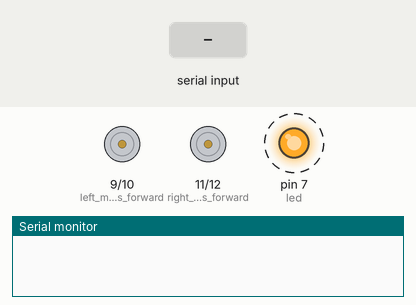
The sketch below on a simulated Arduino Uno, built with avr-gcc and run on an emulated ATmega328P. Shown: motor-driver pin pairs drawn as motors (green arrow = first pin HIGH = forward, orange = second pin HIGH = backward, longer = more drive), output pins drawn as LEDs (lit = HIGH), the last lines printed to the serial monitor. Dashed ring = blinking. Inputs (shaded band) come from the test bench.

Above: at 3.0 s.
3.1 s: "1" received over Serial
At 5.0 s:
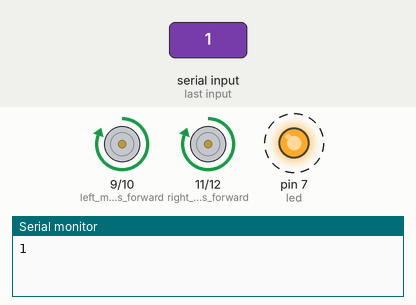
6.1 s: "2" received over Serial
At 6.6 s:
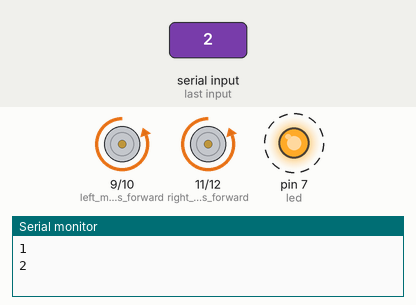
9.1 s: "3" received over Serial
At 11.0 s:
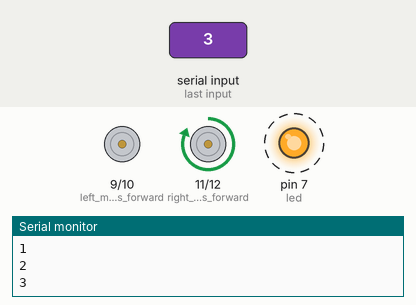
12.1 s: "4" received over Serial
At 13.4 s:
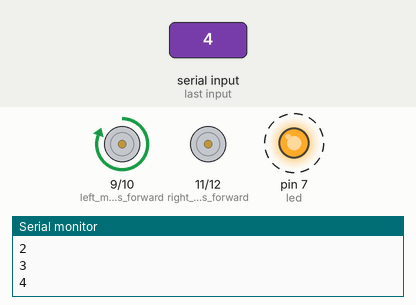
15.1 s: "5" received over Serial
At 18.6 s:
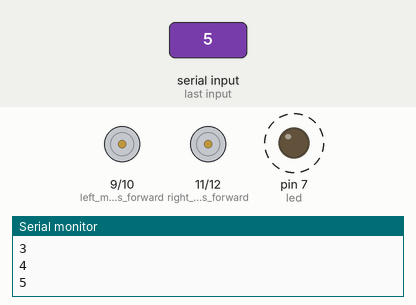
Timing chart, 0 to 19.1 s (numbered marks = the images above; inputs shaded):
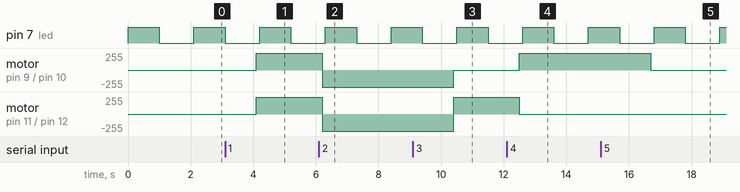

The sketch:

sketch_Rc_bluetooth.ino
```cpp
int led = 7;
char t;

void setup() {

pinMode(led, OUTPUT);
pinMode(9,OUTPUT);   //left motors forward
pinMode(10,OUTPUT);   //left motors reverse
pinMode(11,OUTPUT);   //right motors forward
pinMode(12,OUTPUT);   //right motors reverse
Serial.begin(9600);

}

void loop() {

digitalWrite(led, HIGH);   // turn the LED on (HIGH is the voltage level)
delay(1000);               // wait for a second
digitalWrite(led, LOW);    // turn the LED off by making the voltage LOW
delay(1000);

if(Serial.available()){

  t = Serial.read();
  Serial.println(t);
}

if(t == '1'){            //move forward(all motors rotate in forward direction)
  digitalWrite(9,HIGH);
  digitalWrite(10,LOW);
  digitalWrite(11,HIGH);
  digitalWrite(12,LOW);
}

else if(t == '2'){      //move reverse (all motors rotate in reverse direction)
  digitalWrite(9,LOW);
  digitalWrite(10,HIGH);
  digitalWrite(11,LOW);
  digitalWrite(12,HIGH);
}

else if(t == '3'){      //turn right (left side motors rotate in forward direction, right side motors doesn't rotate)
  digitalWrite(9,LOW);
  digitalWrite(10,LOW);
  digitalWrite(11,HIGH);
  digitalWrite(12,LOW);
}

else if(t == '4'){      //turn left (right side motors rotate in forward direction, left side motors doesn't rotate)
  digitalWrite(9,HIGH);
  digitalWrite(10,LOW);
  digitalWrite(11,LOW);
  digitalWrite(12,LOW);
}

else if(t == '5'){      //STOP (all motors stop)
  digitalWrite(9,LOW);
  digitalWrite(10,LOW);
  digitalWrite(11,LOW);
  digitalWrite(12,LOW);
}
delay(100);
}
```

Measured:
- after the input at 3.1 s, motor on pin 9 (left_motors_forward) / pin 10 (left_motors_reverse), motor on pin 11 (right_motors_forward) / pin 12 (right_motors_reverse): stopped → forward 255/255 after 1.0 s
- after the input at 6.1 s, motor on pin 9 (left_motors_forward) / pin 10 (left_motors_reverse), motor on pin 11 (right_motors_forward) / pin 12 (right_motors_reverse): forward 255/255 → backward 255/255 after 0.10 s
- after the input at 9.1 s, motor on pin 9 (left_motors_forward) / pin 10 (left_motors_reverse): backward 255/255 → stopped after 1.3 s; motor on pin 11 (right_motors_forward) / pin 12 (right_motors_reverse): backward 255/255 → forward 255/255 after 1.3 s
- after the input at 12.1 s, motor on pin 9 (left_motors_forward) / pin 10 (left_motors_reverse): stopped → forward 255/255 after 0.40 s; motor on pin 11 (right_motors_forward) / pin 12 (right_motors_reverse): forward 255/255 → stopped after 0.40 s
- after the input at 15.1 s, motor on pin 9 (left_motors_forward) / pin 10 (left_motors_reverse): forward 255/255 → stopped after 1.6 s
- by itself, pin 7 (led): alternates HIGH for 1.0 s and LOW for 1.1 s
